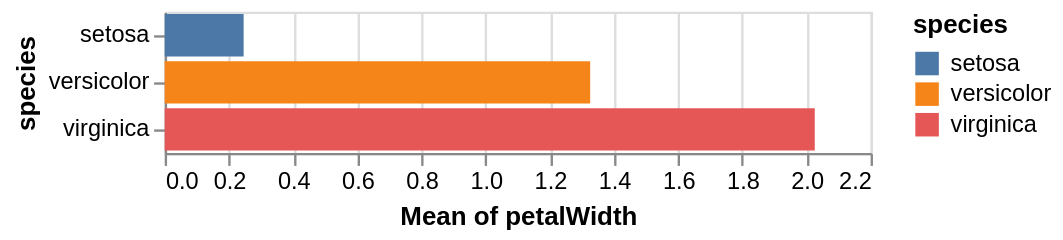

The code cell stored with this chart in its notebook:
### Markdown cell above
## Examples of aggregation

### Code cell
alt.Chart(df).mark_bar().encode(
    x='mean(petalWidth)', #mean, sum, max, mean, variance, ci0, etc...
    y='species',
    color='species'
)

### Figure 1 — Vega-Lite specification as saved in the notebook (floating-point values rounded to 4 significant figures; data arrays with more than 128 entries replaced by an {"elided": "..."} marker saying what was removed)
{"config": {"view": {"continuousWidth": 300, "continuousHeight": 300}}, "data": {"name": "data-5492ad92962bad06c6c3f4c2fd78919a"}, "mark": {"type": "bar"}, "encoding": {"color": {"field": "species", "type": "nominal"}, "x": {"aggregate": "mean", "field": "petalWidth", "type": "quantitative"}, "y": {"field": "species", "type": "nominal"}}, "$schema": "https://vega.github.io/schema/vega-lite/v5.20.1.json", "datasets": {"data-5492ad92962bad06c6c3f4c2fd78919a": {"elided": "150 records"}}}
